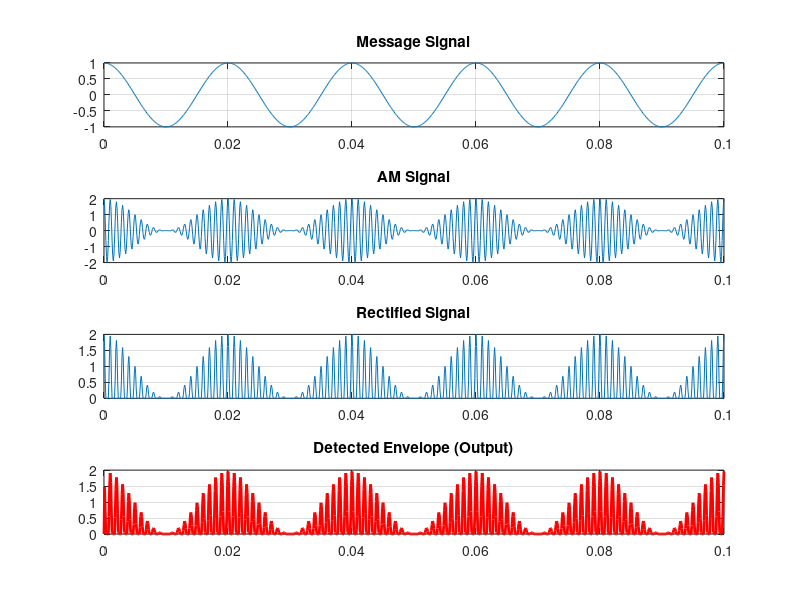

The MATLAB source for this figure:
clc;
clear;
close all;

% 📌 Parameters
fs = 10000;          % Sampling frequency
t = 0:1/fs:0.1;      % Time vector

fm = 50;             % Message frequency
fc = 1000;           % Carrier frequency

Am = 1;              % Message amplitude
Ac = 1;              % Carrier amplitude

%  Message Signal
m = Am * cos(2*pi*fm*t);

% AM Modulated Signal (DSB-FC)
s = (Ac + m) .* cos(2*pi*fc*t);

% Step 1: Rectification (Diode simulation)
rectified = max(s, 0);   % Half-wave rectifier

% Step 2: RC Low Pass Filter
RC = 0.001;              % Time constant
alpha = 1/(1 + (1/(fs*RC)));

envelope = zeros(size(rectified));

for i = 2:length(rectified)
    envelope(i) = alpha * rectified(i) + (1 - alpha) * envelope(i-1);
end

%  Plotting
figure;

subplot(4,1,1);
plot(t, m);
title('Message Signal');
grid on;

subplot(4,1,2);
plot(t, s);
title('AM Signal');
grid on;

subplot(4,1,3);
plot(t, rectified);
title('Rectified Signal');
grid on;

subplot(4,1,4);
plot(t, envelope, 'r', 'LineWidth', 2);
title('Detected Envelope (Output)');
grid on;
